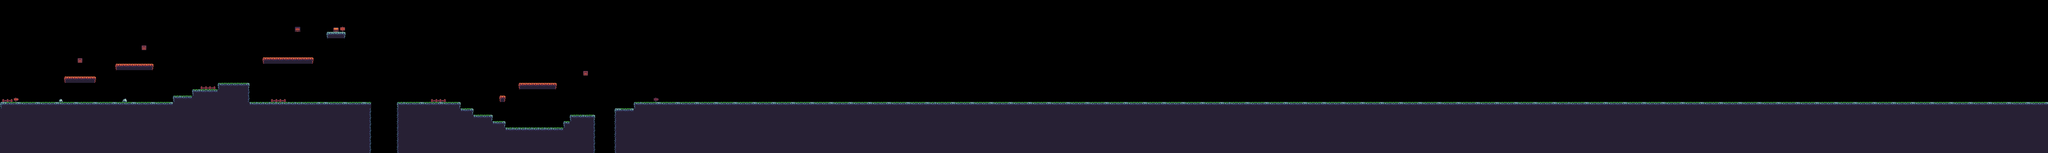

Rendered tile map (Tiled .tmx) drawn with the repository's tilesets; below, a short description and the map source with its tile grids summarised:
An orthogonal 320x24 tile map with 16x16 px tiles, 1 tile layer (Capa de patrones 1), 2 tilesets.

<map version="1.10" tiledversion="1.10.1" orientation="orthogonal" renderorder="right-down" width="320" height="24" tilewidth="16" tileheight="16" infinite="0" nextlayerid="2" nextobjectid="1">
 <tileset firstgid="1" name="sheet" tilewidth="16" tileheight="16" tilecount="136" columns="17">
  <image source="../Textures/sheet.png" width="272" height="128" />
 </tileset>
 <tileset firstgid="137" name="twilight-tiles-removebg-preview" tilewidth="16" tileheight="16" tilecount="256" columns="16">
  <image source="../Textures/twilight-tiles-removebg-preview.png" width="256" height="256" />
 </tileset>
 <layer id="1" name="Capa de patrones 1" width="320" height="24">
  <data>[7680 cells, 2516 non-empty, 26 distinct tile ids]</data>
 </layer>
</map>
